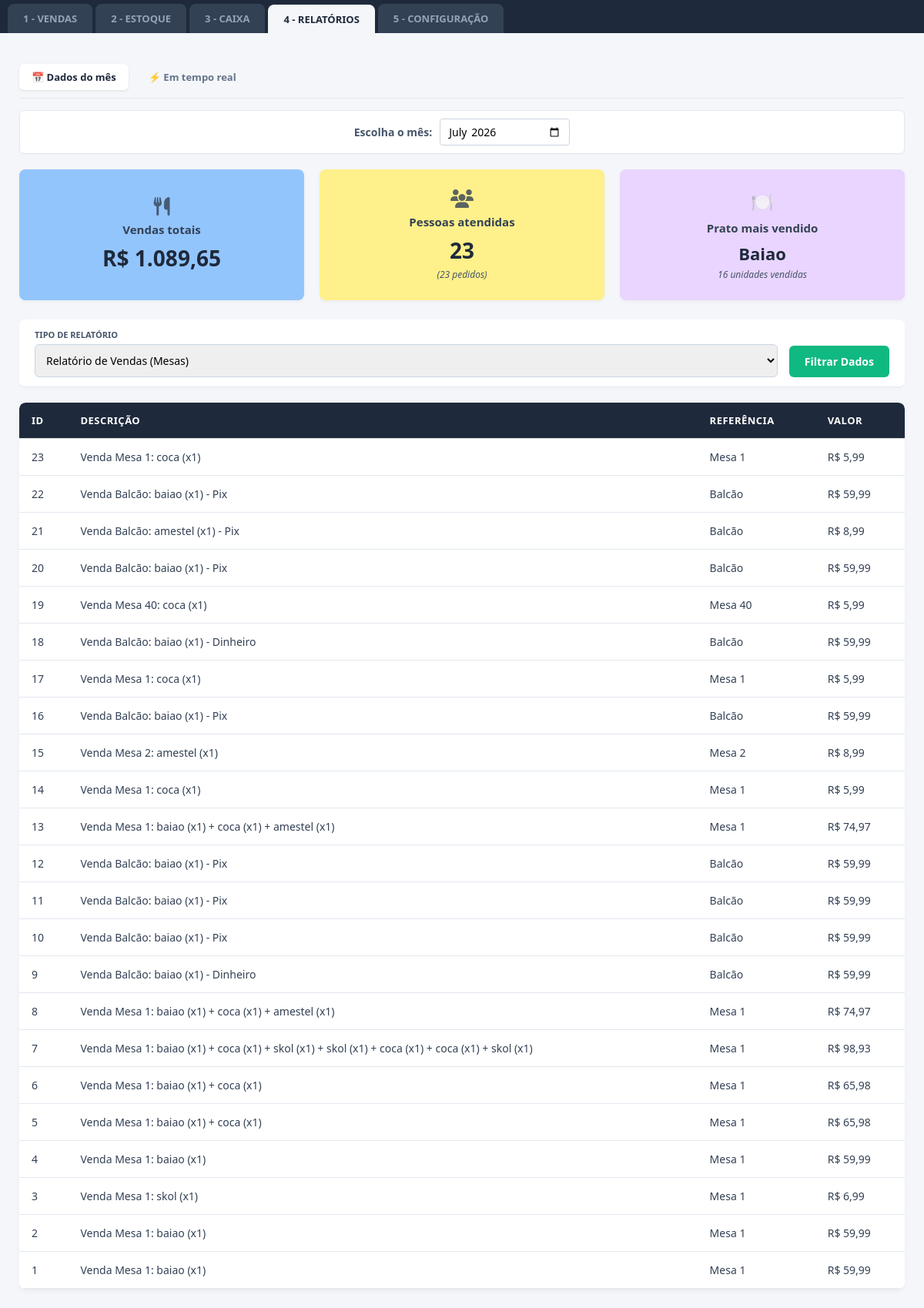
Screenshot of /relatorios with the database file from the repository.
### tables this page shows
CREATE TABLE financeiro (
            id INTEGER PRIMARY KEY AUTOINCREMENT,
            descricao TEXT,
            valor REAL,
            tipo TEXT,
            data TEXT
        );

### app.py (the view)
@app.route('/relatorios')
def relatorios():
    filtro_tipo = request.args.get('filtro', 'mes')
    mes_atual_padrao = datetime.now().strftime('%Y-%m')
    mes_selecionado = request.args.get('mes_ano', mes_atual_padrao)
    conexao = sqlite3.connect("restaurante.db")
    cursor = conexao.cursor()
    cursor.execute("SELECT id, descricao, tipo, valor FROM financeiro WHERE tipo = 'Receita' ORDER BY id DESC")
    dados = cursor.fetchall()
    conexao.close()
    resultados = []
    soma_total = 0.0
    contagem_pratos = {}
    for item in dados:
        id_item, desc, tipo, val = item
        soma_total += val
        if "Balcão" in desc:
            referencia_venda = "Balcão"
        elif "Mesa" in desc:
            referencia_venda = desc.split(':')[0].replace("Venda ", "")
        else:
            referencia_venda = "Outros"
        resultados.append({
            "id": id_item,
            "descricao": desc,
            "referencia": referencia_venda,
            "valor": f"R$ {val:,.2f}".replace(",", "X").replace(".", ",").replace("X", ".")
        })
        match = re.search(r':\s*(.+?)\s*\(x(\d+)\)', desc)
        if match:
            nome_produto = match.group(1).strip().capitalize()
            quantidade = int(match.group(2))
            contagem_pratos[nome_produto] = contagem_pratos.get(nome_produto, 0) + quantidade
    total_pedidos = len(resultados)
    if contagem_pratos:
        prato_destaque_nome = max(contagem_pratos, key=contagem_pratos.get)
        prato_destaque_qtd = contagem_pratos[prato_destaque_nome]
    else:
        prato_destaque_nome = "Sem vendas"
        prato_destaque_qtd = 0
    vendas_formatadas = f"R$ {soma_total:,.2f}".replace(",", "X").replace(".", ",").replace("X", ".")
    return render_template(
        'relatorios.html',
        vendas_totais=vendas_formatadas,
        total_pessoas=total_pedidos,
        total_pedidos=total_pedidos,
        prato_destaque_nome=prato_destaque_nome,
        prato_destaque_qtd=prato_destaque_qtd,
        resultados=resultados,
        filtro_atual=filtro_tipo,
        mes_selecionado=mes_selecionado
    )

### templates/relatorios.html (shortened to what this page needs)
<!DOCTYPE html>
<html lang="pt-BR">
<head>
    <link rel="stylesheet" href="{{ url_for('static', filename='style.css') }}">
    <link rel="stylesheet" href="https://cdnjs.cloudflare.com/ajax/libs/font-awesome/6.4.0/css/all.min.css">
</head>
<body>
    <div class="abas-container">
        <a href="/vendas" style="text-decoration: none;"><button class="aba">1 - VENDAS</button></a>
        <a href="/estoque" style="text-decoration: none;"><button class="aba">2 - ESTOQUE</button></a>
        <a href="/caixa" style="text-decoration: none;"><button class="aba">3 - CAIXA</button></a>
        <a href="/relatorios" style="text-decoration: none;"><button class="aba ativa">4 - RELATÓRIOS</button></a>
        <a href="/configuracao" style="text-decoration: none;"><button class="aba">5 - CONFIGURAÇÃO</button></a>
    </div>
    <div class="container-principal">
        <div class="sub-abas">
    <a href="/relatorios?filtro=mes" style="text-decoration: none;">
        <button class="sub-aba {% if filtro_atual != 'tempo_real' %}ativa{% endif %}">
            📅 Dados do mês
        </button>
    </a>
    <a href="/relatorios?filtro=tempo_real" style="text-decoration: none;">
        <button class="sub-aba {% if filtro_atual == 'tempo_real' %}ativa{% endif %}">
            ⚡ Em tempo real
        </button>
    </a>
</div>
{% if filtro_atual != 'tempo_real' %}
<div class="seletor-mes" style="padding: 10px; background: #fff; border: 1px solid #e2e8f0; border-radius: 6px; margin-bottom: 20px; text-align: center;">
    <form method="GET" action="/relatorios" style="display: inline-flex; align-items: center; gap: 10px;">
        <label for="mes_ano" style="font-size: 14px; font-weight: 600; color: #475569;">Escolha o mês:</label>
        <input type="month" id="mes_ano" name="mes_ano" value="{{ mes_selecionado }}"
               onchange="this.form.submit()"
               style="padding: 6px 10px; border: 1px solid #cbd5e1; border-radius: 4px; font-size: 14px; outline: none; cursor: pointer;">
    </form>
</div>
{% endif %}
        <div class="dashboard-cards">
            <div class="card-metrica card-azul">
                <i class="fa-solid fa-utensils icone-card"></i>
                <span class="titulo-card">Vendas totais</span>
                <span class="valor-card">{{ vendas_totais }}</span>
            </div>
            <div class="card-metrica card-amarelo">
                <i class="fa-solid fa-users icone-card"></i>
                <span class="titulo-card">Pessoas atendidas</span>
                <span class="valor-card">{{ total_pessoas }}</span>
                <span class="sub-valor">({{ total_pedidos }} pedidos)</span>
            </div>
            <div class="card-metrica card-roxo">
                <div class="icone-card">🍽️</div>
                <div class="titulo-card">Prato mais vendido</div>
                <div class="valor-card" style="font-size: 22px;">{{ prato_destaque_nome }}</div>
                <div class="sub-valor">{{ prato_destaque_qtd }} unidades vendidas</div>
            </div>
        </div>
        <div class="barra-ferramentas" style="border-radius: 8px; margin-top: 25px; align-items: flex-end;">
            <div style="display: flex; flex-direction: column; gap: 5px; flex: 1;">
                <label style="font-size: 11px; font-weight: bold; color: #475569; text-transform: uppercase;">Tipo de Relatório</label>
                <select id="filtro-tipo" style="padding: 10px; border: 1px solid #cbd5e1; border-radius: 6px; font-size: 14px; outline: none;">
                    <option value="vendas">Relatório de Vendas (Mesas)</option>
                </select>
            </div>
            <button onclick="window.location.reload();" style="background-color: #10b981; color: white; border: none; padding: 11px 20px; border-radius: 6px; font-weight: bold; cursor: pointer; font-size: 14px;">
                Filtrar Dados
            </button>
        </div>
        <div style="background: white; border-radius: 8px; overflow: hidden; margin-top: 20px; box-shadow: 0 4px 6px -1px rgba(0, 0, 0, 0.05);">
            <table>
                <thead>
                    <tr>
                        <th>ID</th>
                        <th>Descrição</th>
                        <th>Referência</th>
                        <th>Valor</th>
                    </tr>
                </thead>
                <tbody>
                    {% if resultados %}
                        {% for item in resultados %}
                        <tr>
                            <td>{{ item.id }}</td>
                            <td>{{ item.descricao }}</td>
                            <td>{{ item.referencia }}</td>
                            <td>{{ item.valor }}</td>
                        </tr>
                        {% endfor %}
                    {% else %}
                        <tr>
                            <td colspan="4" style="text-align: center; color: #64748b; padding: 25px;">Nenhuma venda registrada nas mesas ainda.</td>
                        </tr>
                    {% endif %}
                </tbody>
            </table>
        </div>
    </div>
</body>
</html>

### static/style.css (style rules this page uses)
* { margin: 0; padding: 0; box-sizing: border-box; font-family: 'Segoe UI', Arial, sans-serif; }
body { background-color: #f4f6f9; color: #333; display: flex; flex-direction: column; height: 100vh; overflow: hidden; }
.abas-container { background-color: #1e293b; display: flex; padding: 5px 10px 0 10px; gap: 4px; align-items: flex-end; border-bottom: none; }
.aba { padding: 10px 20px; color: #94a3b8; background-color: #334155; font-size: 13px; font-weight: bold; border: none; border-top-left-radius: 8px; border-top-right-radius: 8px; border-bottom-left-radius: 0px; border-bottom-right-radius: 0px; cursor: pointer; transition: all 0.2s ease; text-decoration: none; display: inline-block; }
.aba.ativa { background-color: #f4f6f9; color: #1e293b; position: relative; z-index: 10; border-bottom-left-radius: 0px; border-bottom-right-radius: 0px; margin-bottom: -1px; }
.barra-ferramentas { background-color: #ffffff; display: flex; gap: 15px; padding: 12px 20px; border-bottom: 1px solid #e2e8f0; box-shadow: 0 2px 4px rgba(0,0,0,0.02); position: relative; z-index: 5; }
.container-principal { flex: 1; padding: 25px; overflow-y: auto; width: 100%; }
table { width: 100%; border-collapse: collapse; background-color: white; }
th, td { padding: 12px; border-bottom: 1px solid #ddd; text-align: left; }
th { background-color: #f4f4f4; font-weight: bold; }
.aba { padding: 10px 20px; color: #94a3b8; background-color: #334155; font-size: 13px; font-weight: bold; border: none; border-top-left-radius: 8px; border-top-right-radius: 8px; cursor: pointer; transition: all 0.2s ease; text-decoration: none; display: inline-block; }
table { width: 100%; border-collapse: collapse; background-color: white; border-radius: 8px; overflow: hidden; }
th { background-color: #1e293b; color: #ffffff; padding: 14px 16px; text-align: left; font-size: 13px; text-transform: uppercase; letter-spacing: 0.5px; }
td { padding: 14px 16px; border-bottom: 1px solid #e2e8f0; color: #334155; font-size: 14px; }
.sub-abas { display: flex; gap: 10px; margin-bottom: 15px; border-bottom: 1px solid #e2e8f0; padding-bottom: 10px; }
.sub-aba { background: transparent; border: none; padding: 8px 16px; font-size: 13px; font-weight: 600; color: #64748b; cursor: pointer; border-radius: 6px; transition: all 0.2s; }
.sub-aba.ativa { background-color: #ffffff; color: #1e293b; box-shadow: 0 1px 3px rgba(0,0,0,0.1); }
.seletor-mes { background-color: #ffffff; border: 1px solid #e2e8f0; text-align: center; padding: 12px; border-radius: 6px; font-size: 14px; color: #475569; font-weight: 600; margin-bottom: 20px; cursor: pointer; box-shadow: 0 1px 2px rgba(0,0,0,0.02); }
.dashboard-cards { display: grid; grid-template-columns: repeat(3, 1fr); gap: 20px; margin-bottom: 20px; }
.card-metrica { padding: 25px 20px; border-radius: 8px; display: flex; flex-direction: column; align-items: center; justify-content: center; box-shadow: 0 2px 4px rgba(0,0,0,0.04); }
.icone-card { font-size: 24px; margin-bottom: 8px; color: #334155; opacity: 0.8; }
.titulo-card { font-size: 15px; font-weight: 600; color: #334155; margin-bottom: 8px; }
.valor-card { font-size: 28px; font-weight: bold; color: #1e293b; }
.sub-valor { font-size: 12px; color: #475569; font-style: italic; margin-top: 4px; }
.card-azul { background-color: #93c5fd; }
.card-amarelo { background-color: #fef08a; }
.card-roxo { background-color: #e9d5ff; }

### rows the page displays
financeiro: id "23", descricao "Venda Mesa 1: coca (x1)", referencia "Mesa 1", valor "R$ 5,99"
financeiro: id "22", descricao "Venda Balcão: baiao (x1) - Pix", referencia "Balcão", valor "R$ 59,99"
financeiro: id "21", descricao "Venda Balcão: amestel (x1) - Pix", referencia "Balcão", valor "R$ 8,99"
financeiro: id "20", descricao "Venda Balcão: baiao (x1) - Pix", referencia "Balcão", valor "R$ 59,99"
financeiro: id "19", descricao "Venda Mesa 40: coca (x1)", referencia "Mesa 40", valor "R$ 5,99"
financeiro: id "18", descricao "Venda Balcão: baiao (x1) - Dinheiro", referencia "Balcão", valor "R$ 59,99"
financeiro: id "17", descricao "Venda Mesa 1: coca (x1)", referencia "Mesa 1", valor "R$ 5,99"
financeiro: id "16", descricao "Venda Balcão: baiao (x1) - Pix", referencia "Balcão", valor "R$ 59,99"
financeiro: id "15", descricao "Venda Mesa 2: amestel (x1)", referencia "Mesa 2", valor "R$ 8,99"
financeiro: id "14", descricao "Venda Mesa 1: coca (x1)", referencia "Mesa 1", valor "R$ 5,99"
financeiro: id "13", descricao "Venda Mesa 1: baiao (x1) + coca (x1) + amestel (x1)", referencia "Mesa 1", valor "R$ 74,97"
financeiro: id "12", descricao "Venda Balcão: baiao (x1) - Pix", referencia "Balcão", valor "R$ 59,99"
financeiro: id "11", descricao "Venda Balcão: baiao (x1) - Pix", referencia "Balcão", valor "R$ 59,99"
financeiro: id "10", descricao "Venda Balcão: baiao (x1) - Pix", referencia "Balcão", valor "R$ 59,99"
financeiro: id "9", descricao "Venda Balcão: baiao (x1) - Dinheiro", referencia "Balcão", valor "R$ 59,99"
financeiro: id "8", descricao "Venda Mesa 1: baiao (x1) + coca (x1) + amestel (x1)", referencia "Mesa 1", valor "R$ 74,97"
financeiro: id "7", descricao "Venda Mesa 1: baiao (x1) + coca (x1) + skol (x1) + skol (x1) + coca (x1) + coca (x1) + skol (x1)", referencia "Mesa 1", valor "R$ 98,93"
financeiro: id "6", descricao "Venda Mesa 1: baiao (x1) + coca (x1)", referencia "Mesa 1", valor "R$ 65,98"
financeiro: id "5", descricao "Venda Mesa 1: baiao (x1) + coca (x1)", referencia "Mesa 1", valor "R$ 65,98"
financeiro: id "4", descricao "Venda Mesa 1: baiao (x1)", referencia "Mesa 1", valor "R$ 59,99"
financeiro: id "3", descricao "Venda Mesa 1: skol (x1)", referencia "Mesa 1", valor "R$ 6,99"
financeiro: id "2", descricao "Venda Mesa 1: baiao (x1)", referencia "Mesa 1", valor "R$ 59,99"
financeiro: id "1", descricao "Venda Mesa 1: baiao (x1)", referencia "Mesa 1", valor "R$ 59,99"

### other values shown
{{ vendas_totais }} "R$ 1.089,65"
{{ total_pessoas }} "23"
{{ total_pedidos }} "23"
{{ prato_destaque_nome }} "Baiao"
{{ prato_destaque_qtd }} "16"
